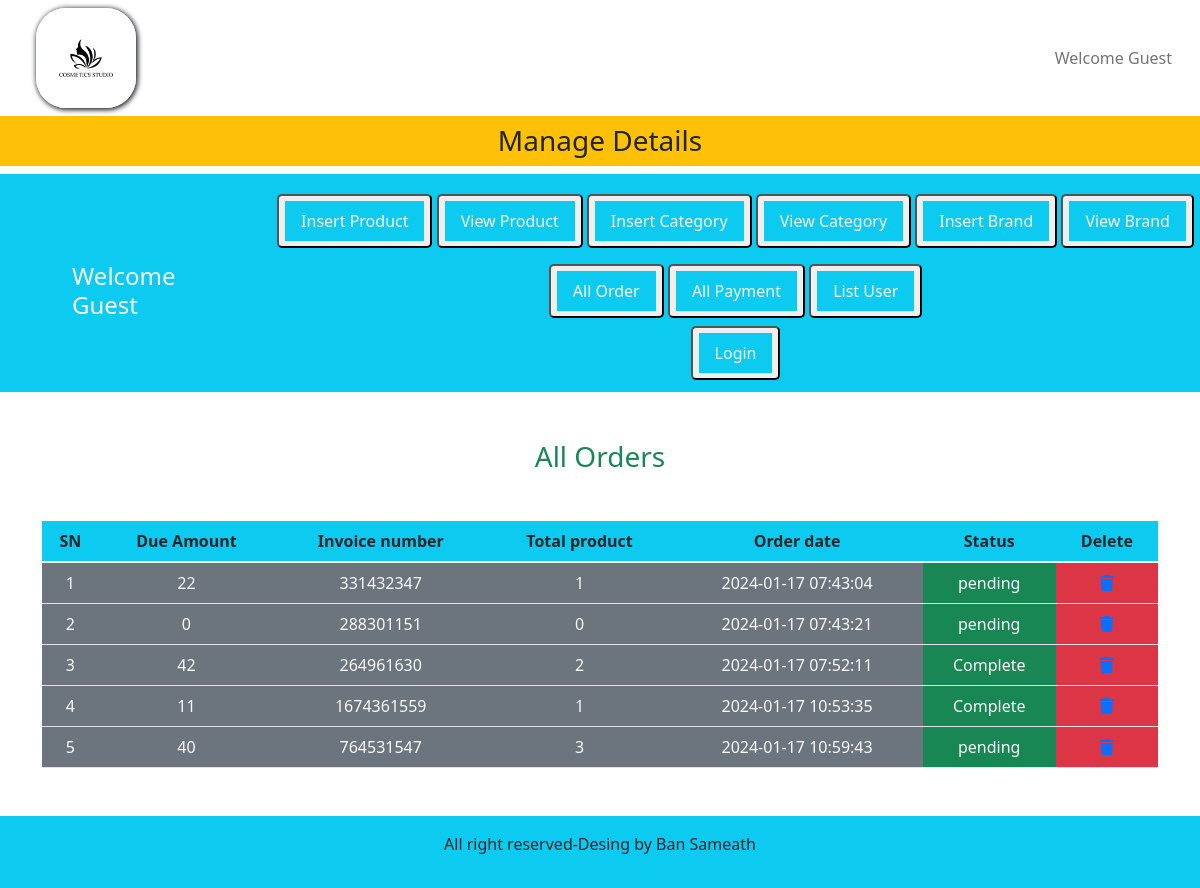
The page /admin_area/index.php?list_orders on the database its author committed.
### tables this page shows
CREATE TABLE `user_orders` (
  `order_id` int(11) NOT NULL,
  `user_id` int(11) NOT NULL,
  `amount_due` int(255) NOT NULL,
  `invoice_number` int(255) NOT NULL,
  `total_products` int(255) NOT NULL,
  `order_date` timestamp NOT NULL DEFAULT current_timestamp() ON UPDATE current_timestamp(),
  `order_status` varchar(255) NOT NULL
);

### admin_area/list_orders.php (the view, shortened to what this page needs)
<h3 class="text-center text-success">All Orders</h3>
<table class="table table-borderd mt-5">
    <thead class="bg-info text-center">
        <?php
            $get_order="Select * from `user_orders`";
            $result=mysqli_query($con,$get_order);
            $row_count=mysqli_num_rows($result);
            echo "
            <tr>
                <th>SN</th>
                <th>Due Amount</th>
                <th>Invoice number</th>
                <th>Total product</th>
                <th>Order date</th>
                <th>Status</th>
                <th>Delete</th>
            </tr>
        </thead>
        <tbody class='bg-secondary text-center text-light'>";
        if($row_count==0){
            echo "<h2 class='text-danger text-center mt-5'>No orders yet.</h2>";
        }else{
            $number=0;
            while($row_data=mysqli_fetch_assoc($result)){
                $order_id=$row_data['order_id'];
                $amount_due=$row_data['amount_due'];
                $invoice_number=$row_data['invoice_number'];
                $total_product=$row_data['total_products'];
                $order_date=$row_data['order_date'];
                $order_status=$row_data['order_status'];
                $number++;
                ?>
                <tr>
                    <td><?php echo $number ?></td>
                    <td><?php echo $amount_due ?></td>
                    <td><?php echo $invoice_number ?></php></td>
                    <td><?php echo $total_product ?></td>
                    <td><?php echo $order_date ?></td>
                    <td class="bg-success"><?php echo $order_status ?></td>
                    <td class="bg-danger"><a href='index.php?delete_listOrder=<?php echo $order_id ?>' type="button" data-toggle="modal" data-target="#exampleModal"><i class='fa-solid fa-trash'></i></a></td>
            </tr>
            <?php
            }
            }
        ?>
    </tbody>
</table>

### rows shown on the page
user_orders: amount_due "22", invoice_number "331432347", total_products "1", order_date "2024-01-17 07:43:04", order_status "pending"
user_orders: amount_due "0", invoice_number "288301151", total_products "0", order_date "2024-01-17 07:43:21", order_status "pending"
user_orders: amount_due "42", invoice_number "264961630", total_products "2", order_date "2024-01-17 07:52:11", order_status "Complete"
user_orders: amount_due "11", invoice_number "1674361559", total_products "1", order_date "2024-01-17 10:53:35", order_status "Complete"
user_orders: amount_due "40", invoice_number "764531547", total_products "3", order_date "2024-01-17 10:59:43", order_status "pending"
